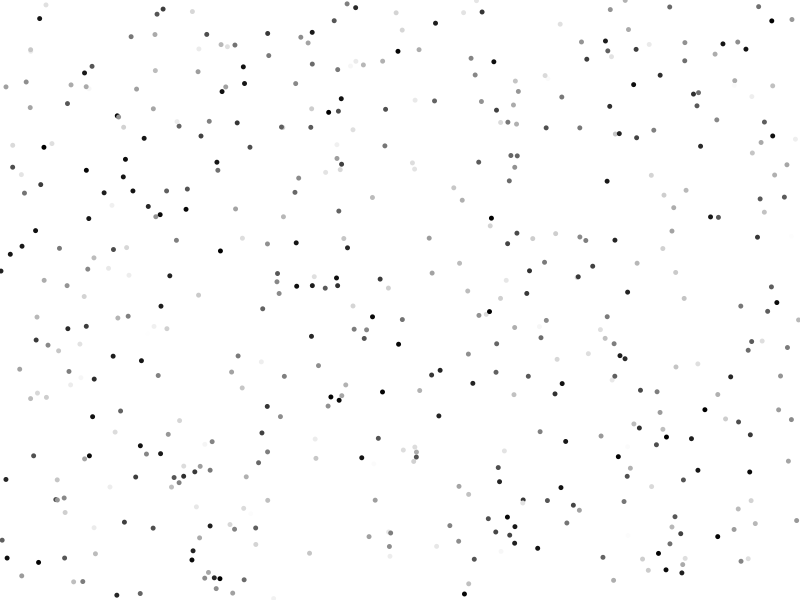
Frame 1 (no input)
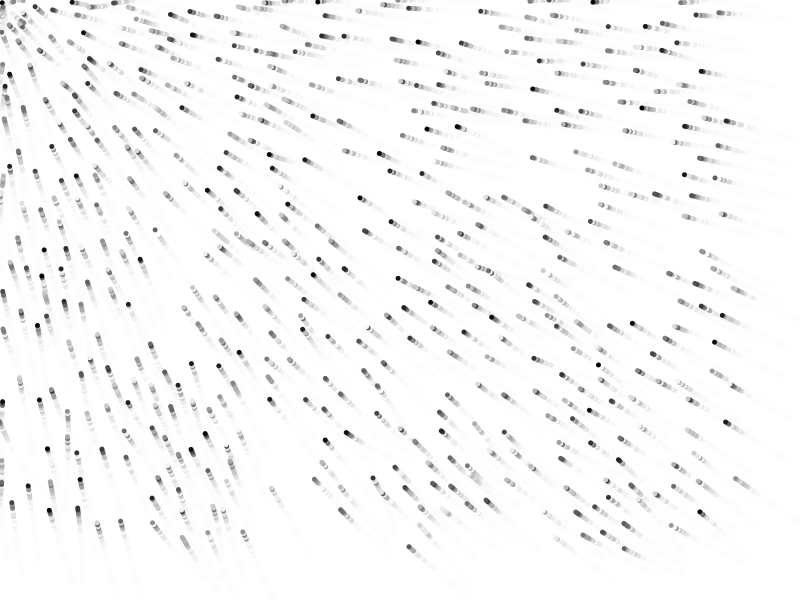
Frame 60 (the mouse pressed at the canvas centre just before this capture)
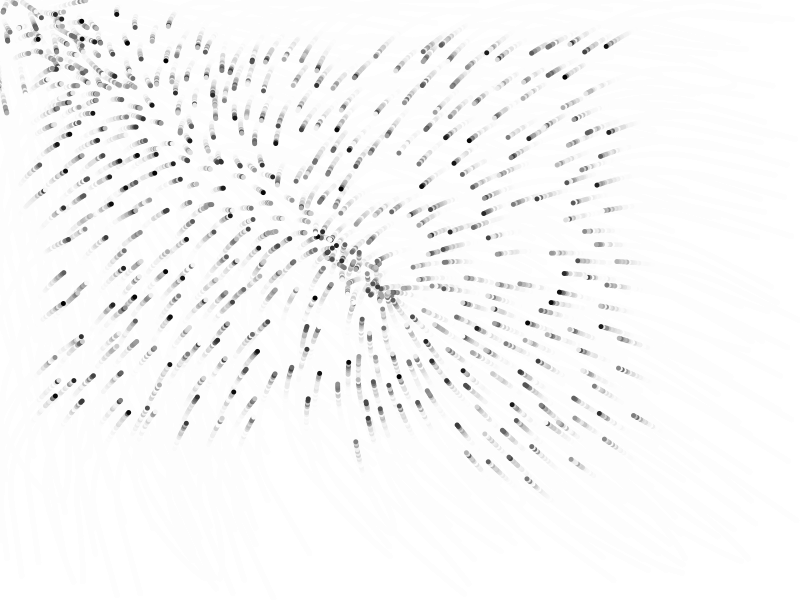
Frame 120 (the mouse held since frame 60 and released just before this capture)

The Processing sketch that drew these frames (run headless with seeded random() and noise(); from frame 60 on, the mouse is pressed at the canvas centre):

// Processing sketch: processing_185002
// ── processing_185002.pde

 
Mover[] movers = new Mover[500]; 

 
void setup(){
  size(800, 600);
  smooth();  
  noStroke();
  background(255);
   
  for(int i=0; i<movers.length; i++){
    movers[i] = new Mover(new PVector(random(0, width), random(0, height)), 5, 10, 20);
  }
}
 

void draw(){
//  background(255);
  fill(255, 55);
  rect(0, 0, width, height);
   
  for(int i=0; i<movers.length; i++){
    movers[i].run(mouseX, mouseY);
  }
    for (int i = 0; i < movers.length; i++) {
    
      for (int j = 0; j < movers.length; j++) {
      
        if (i != j) {
        
          PVector repel = movers[j].antiattract(movers[i]);
        
        movers[i].applyRepel(repel);
 
        }
}
}
}
 


class Mover{

  PVector loc; 
  PVector vel; 
  PVector acc;
  int sz; 
  float gravity;
  float mass; 
  int velocityLimit = 2;  
  float d;
  int repelLimit = 3;
 
  
  Mover(PVector _loc, int _sz, float _gravity, float _mass){
    loc = _loc.get();  
    vel = new PVector(0, 0);  
    acc = new PVector(0, 0);
    sz = _sz;
    gravity = _gravity;
    mass = _mass;
  }
   

  void display(){
    ellipseMode(CENTER);
    fill(random(255));
    ellipse(loc.x, loc.y, sz, sz);
  }

  void attraction (float tx, float ty){
    PVector targetLoc = new PVector(tx, ty);  
    PVector dir = PVector.sub(loc, targetLoc);  
    d = dir.mag();  
    dir.normalize();
    dir.mult(-1);
   
    float force = (gravity*mass*mass) / (d);
     
    applyForce(dir);
  }
   

  void applyForce(PVector force){
    PVector f = PVector.div(force,mass);
    acc.add(f);
  }
  
  void applyRepel(PVector repel) {
    PVector r = PVector.div(repel,mass*mass/2);
    acc.add(r);
  }
  
  PVector antiattract(Mover movers) {
    PVector repel = PVector.sub(loc, movers.loc);             
    float distance = repel.mag();                                                             
    repel.normalize();       
    repel.limit(repelLimit);
  

    float strength = (-gravity * mass) / (distance * distance); 
    repel.mult(strength);                                        
    return repel;
    
  }
  
   void bounds(){
    if(loc.y > height || loc.y < 0){
      vel.y *= -1;
    }
    if(loc.x > width || loc.x < 0){
      vel.x *= -1;
    }
  }
   
  void update(){
    vel.add(acc);
    vel.limit(velocityLimit);
    loc.add(vel);
    acc.mult(0);
  }
   
  void run(float tx, float ty){
    attraction(tx, ty);
    display();
    bounds();
    update();
  }
}
